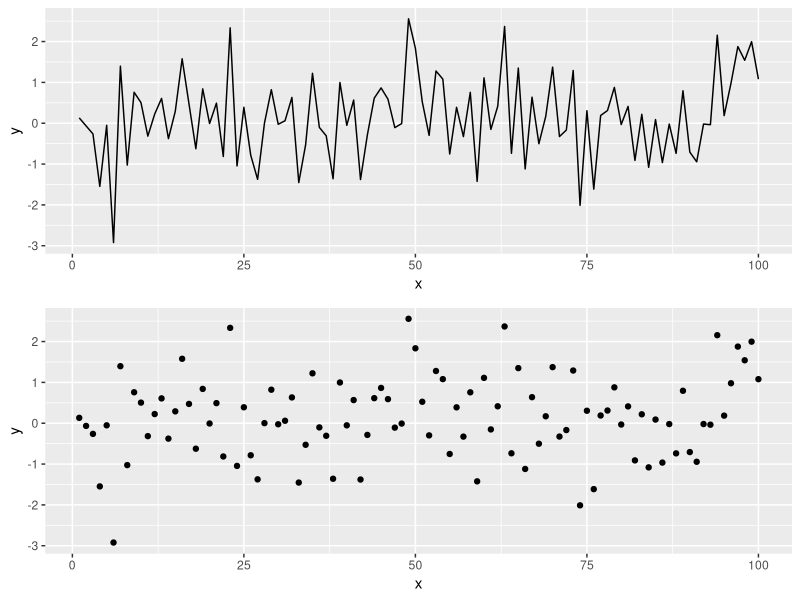

Write R code to recreate this figure.
## ---- chunk 1
knitr::opts_chunk$set(echo = TRUE,  fig.width = 8, fig.height = 8, fig.alig = "center")
## ---- chunk 2
library(tidyverse)
library(gridExtra)
library(ggplot2)
## ---- chunk 3
x <- seq(1:100)
y <- rnorm(100) # Generating data form a normal distribution with mean 0 and variance 1
data <- data.frame(x = x, y = y )
p1 = ggplot(data, aes(x= x, y = y)) +
geom_line()
p2 = ggplot(data, aes(x= x, y = y)) +
geom_point() 
grid.arrange(p1, p2)
